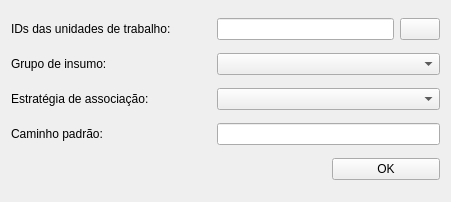
<?xml version="1.0" encoding="UTF-8"?>
<ui version="4.0">
 <class>Form</class>
 <widget class="QWidget" name="Form">
  <property name="geometry">
   <rect>
    <x>0</x>
    <y>0</y>
    <width>451</width>
    <height>202</height>
   </rect>
  </property>
  <property name="windowTitle">
   <string>Form</string>
  </property>
  <layout class="QGridLayout" name="gridLayout">
   <item row="0" column="0">
    <widget class="QLabel" name="label">
     <property name="sizePolicy">
      <sizepolicy hsizetype="Fixed" vsizetype="Preferred">
       <horstretch>0</horstretch>
       <verstretch>0</verstretch>
      </sizepolicy>
     </property>
     <property name="minimumSize">
      <size>
       <width>200</width>
       <height>0</height>
      </size>
     </property>
     <property name="maximumSize">
      <size>
       <width>200</width>
       <height>16777215</height>
      </size>
     </property>
     <property name="text">
      <string>IDs das unidades de trabalho:</string>
     </property>
    </widget>
   </item>
   <item row="0" column="1" colspan="2">
    <layout class="QHBoxLayout" name="horizontalLayout">
     <item>
      <widget class="QLineEdit" name="workspacesIdLe"/>
     </item>
     <item>
      <widget class="QPushButton" name="extractFieldBtn">
       <property name="text">
        <string/>
       </property>
      </widget>
     </item>
    </layout>
   </item>
   <item row="1" column="0" colspan="3">
    <layout class="QHBoxLayout" name="horizontalLayout_3">
     <item>
      <widget class="QLabel" name="label_2">
       <property name="sizePolicy">
        <sizepolicy hsizetype="Fixed" vsizetype="Preferred">
         <horstretch>0</horstretch>
         <verstretch>0</verstretch>
        </sizepolicy>
       </property>
       <property name="minimumSize">
        <size>
         <width>200</width>
         <height>0</height>
        </size>
       </property>
       <property name="maximumSize">
        <size>
         <width>200</width>
         <height>16777215</height>
        </size>
       </property>
       <property name="text">
        <string>Grupo de insumo:</string>
       </property>
      </widget>
     </item>
     <item>
      <widget class="QComboBox" name="inputGroupsCb"/>
     </item>
    </layout>
   </item>
   <item row="2" column="0" colspan="3">
    <layout class="QHBoxLayout" name="horizontalLayout_2">
     <item>
      <widget class="QLabel" name="label_3">
       <property name="sizePolicy">
        <sizepolicy hsizetype="Fixed" vsizetype="Preferred">
         <horstretch>0</horstretch>
         <verstretch>0</verstretch>
        </sizepolicy>
       </property>
       <property name="minimumSize">
        <size>
         <width>200</width>
         <height>0</height>
        </size>
       </property>
       <property name="maximumSize">
        <size>
         <width>200</width>
         <height>16777215</height>
        </size>
       </property>
       <property name="text">
        <string>Estratégia de associação:</string>
       </property>
      </widget>
     </item>
     <item>
      <widget class="QComboBox" name="associationStrategyCb"/>
     </item>
    </layout>
   </item>
   <item row="3" column="0" colspan="3">
    <layout class="QHBoxLayout" name="horizontalLayout_4">
     <item>
      <widget class="QLabel" name="label_4">
       <property name="sizePolicy">
        <sizepolicy hsizetype="Fixed" vsizetype="Preferred">
         <horstretch>0</horstretch>
         <verstretch>0</verstretch>
        </sizepolicy>
       </property>
       <property name="minimumSize">
        <size>
         <width>200</width>
         <height>0</height>
        </size>
       </property>
       <property name="maximumSize">
        <size>
         <width>200</width>
         <height>16777215</height>
        </size>
       </property>
       <property name="text">
        <string>Caminho padrão:</string>
       </property>
      </widget>
     </item>
     <item>
      <widget class="QLineEdit" name="defaultPathCb"/>
     </item>
    </layout>
   </item>
   <item row="4" column="0" colspan="2">
    <spacer name="horizontalSpacer">
     <property name="orientation">
      <enum>Qt::Horizontal</enum>
     </property>
     <property name="sizeHint" stdset="0">
      <size>
       <width>219</width>
       <height>20</height>
      </size>
     </property>
    </spacer>
   </item>
   <item row="4" column="2">
    <widget class="QPushButton" name="okBtn">
     <property name="text">
      <string>OK</string>
     </property>
    </widget>
   </item>
  </layout>
 </widget>
 <resources/>
 <connections/>
</ui>
